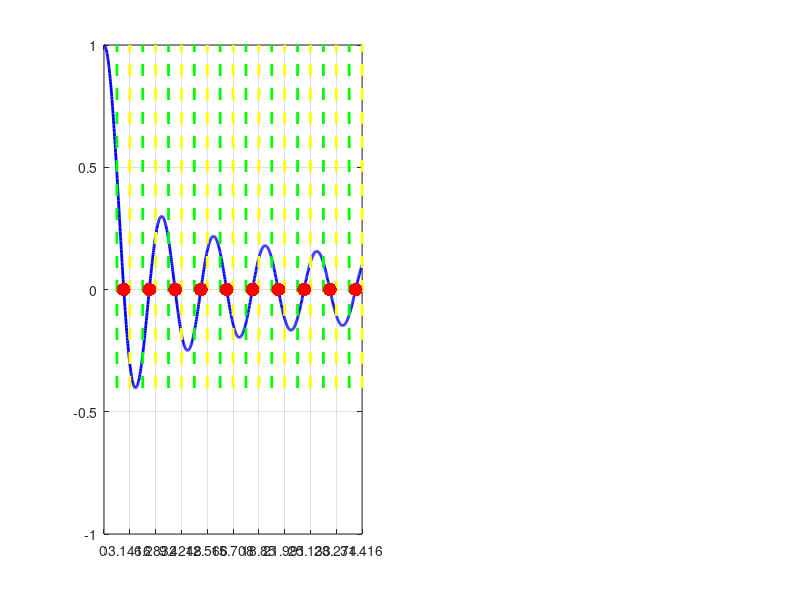

Write the MATLAB code that produced this figure. (Note: this script raises an error after producing the figure.)
clear
clc
close all

%% d)
N = 10;
y = 0:N*pi/(100*N):N*pi;
for i=1:1:size(y,2)
    res(i) = besselj(0,y(i));
end

%%solve \lambda
fun = @(x) besselj(0,x);
label = {};
for i = 1:1:N
    label = [label,strcat(num2str(i),'\pi')];
    x0 = (i-0.5)*pi;
    x1 = i*pi;
    lambda(i) = fzero(fun,[x0,x1]);
end
label = ['0',label];

figure(1)
subplot(1,2,1)
plot(y,res,'b-','LineWidth',2);
hold on;
for i=1:1:N
    plot([(i-0.5)*pi,(i-0.5)*pi],[min(res),max(res)],'--g','LineWidth',2)
    hold on;
    plot([i*pi,i*pi],[min(res),max(res)],'--y','LineWidth',2)
    hold on;
end
plot(lambda,zeros(size(lambda)),'.r','Markersize',30,'LineWidth',2);
hold on;
grid on;
xlim([0 N*pi])
set(gca,'xtick',0:pi:10*pi);
set(gca,'xticklabels',label);
xlabel({'$\lambda_{i}$'},'FontSize',20,'Interpreter','Latex');
ylabel({'$res$'},'FontSize',20,'Interpreter','Latex');
set(gca, 'FontName','Times New Roman','FontSize', 20)
subplot(1,2,2)
plot(y,abs(res),'b-','LineWidth',2);
hold on;
for i=1:1:N
    plot([(i-0.5)*pi,(i-0.5)*pi],[min(res),max(res)],'--g','LineWidth',2)
    hold on;
    plot([i*pi,i*pi],[min(res),max(res)],'--y','LineWidth',2)
    hold on;
end
plot(lambda,zeros(size(lambda)),'.r','Markersize',30,'LineWidth',2);
hold on;
grid on;
xlim([0 N*pi])
set(gca,'xtick',0:pi:10*pi);
set(gca,'xticklabels',label);
xlabel({'$\lambda_{i}$'},'FontSize',20,'Interpreter','Latex');
ylabel({'$abs(res)$'},'FontSize',20,'Interpreter','Latex');
set(gca, 'FontName','Times New Roman','FontSize', 20)

N = 50;
%%solve \lambda
fun = @(x) besselj(0,x);
for i = 1:1:N
    x0 = (i-0.5)*pi;
    x1 = i*pi;
    lambda(i) = fzero(fun,[x0,x1]);
    fun1 = @(x) (x-x.^3).*besselj(0,lambda(i)*x)/4;
    fun2 = @(x) x.*besselj(0,lambda(i)*x).^2;
    C(i) = integral(fun1,0,1)/integral(fun2,0,1);
end

r = 0:1/100:1;
theta = [0,0.01,0.1,0.2,0.5,1];
v = zeros(size(theta,2),size(r,2));
for k=1:1:size(theta,2)
    for j=1:1:size(r,2)
        for i=1:1:N
            v(k,j) = v(k,j) + C(i)*besselj(0,lambda(i)*r(j))*exp(-lambda(i)^2*theta(k));
        end
    end
end

figure(2)
label = {};
for i = 1:1:size(theta,2)
    label = [label,strcat('$\bar{\theta}=$',num2str(theta(i)))];
    plot(r,v(i,:),'LineWidth',2)
    hold on;
end
grid on;
xlim([0 max(r)])
xlabel({'$\bar{r}$'},'FontSize',20,'Interpreter','Latex');
ylabel({'$v(\bar{r},\bar{\theta})$'},'FontSize',20,'Interpreter','Latex');
set(gca, 'FontName','Times New Roman','FontSize', 20)
legend(label,'Interpreter','Latex')

%% e)
U = zeros(size(theta,2),size(r,2));
for k=1:1:size(theta,2)
    for j=1:1:size(r,2)
        U(k,j) = U(k,j) + (1-r(j)^2)/4;
        for i=1:1:N
            U(k,j) = U(k,j) - C(i)*besselj(0,lambda(i)*r(j))*exp(-lambda(i)^2*theta(k));
        end
    end
end

figure(3)
label = {};
for i = 1:1:size(theta,2)
    label = [label,strcat('$\bar{\theta}=$',num2str(theta(i)))];
    plot(r,U(i,:),'LineWidth',2)
    hold on;
end
grid on;
xlim([0 max(r)])
xlabel({'$\bar{r}$'},'FontSize',20,'Interpreter','Latex');
ylabel({'$U(\bar{r},\bar{\theta})$'},'FontSize',20,'Interpreter','Latex');
set(gca, 'FontName','Times New Roman','FontSize', 20)
legend(label,'Interpreter','Latex')

%% f)
theta = [0,0.1,0.2,0.5,1,2,5];
t = zeros(size(theta,2),size(r,2));
beta = 1;
for k=1:1:size(theta,2)
    for j=1:1:size(r,2)
        t(k,j) = t(k,j) + exp(-beta*theta(k))*(1-r(j)^2)/4;
        for i=1:1:N
            t(k,j) = t(k,j) - beta*C(i)*besselj(0,lambda(i)*r(j))*(exp(-beta*theta(k))-exp(-lambda(i)^2*theta(k)))/(lambda(i)^2-beta);
        end
    end
end

figure(4)
label = {};
for i = 1:1:size(theta,2)
    label = [label,strcat('$\bar{\theta}=$',num2str(theta(i)))];
    plot(r,t(i,:),'LineWidth',2)
    hold on;
end
grid on;
xlim([0 max(r)])
xlabel({'$\bar{r}$'},'FontSize',20,'Interpreter','Latex');
ylabel({'$\bar{t}(\bar{r},\bar{\theta})$'},'FontSize',20,'Interpreter','Latex');
set(gca, 'FontName','Times New Roman','FontSize', 20)
legend(label,'Interpreter','Latex')

beta = [0.1,0.2,0.5,1,1.5,2,3,4,5];
theta = [0,0.1,0.2,0.5,1,2];
maxt = zeros(size(theta,2),size(beta,2));
for k=1:1:size(beta,2)
    for j=1:1:size(theta,2)
        maxt(j,k) = maxt(j,k) + exp(-beta(k)*theta(j))*(1-0^2)/4;
        for i=1:1:N
            maxt(j,k) = maxt(j,k) - beta(k)*C(i)*besselj(0,lambda(i)*0)*(exp(-beta(k)*theta(j))-exp(-lambda(i)^2*theta(j)))/(lambda(i)^2-beta(k));
        end
    end
end

figure(5)
for i = 1:1:size(theta,2)
    label = [label,strcat('$\bar{\theta}=$',num2str(theta(i)))];
    plot(beta,maxt(i,:),'LineWidth',2)
    hold on;
end
grid on;
xlim([0 max(beta)])
xlabel({'$\beta$'},'FontSize',20,'Interpreter','Latex');
ylabel({'$\bar{t}_{max}$'},'FontSize',20,'Interpreter','Latex');
set(gca, 'FontName','Times New Roman','FontSize', 20)
legend(label,'Interpreter','Latex')
title('Maximum temperature under different \beta')